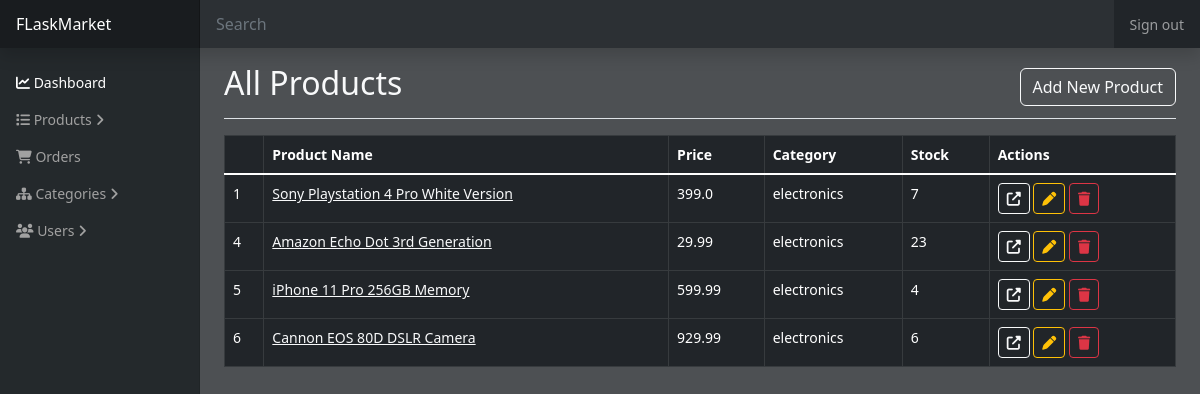
Page /admin/products/ (signed in) on the earlier database version.
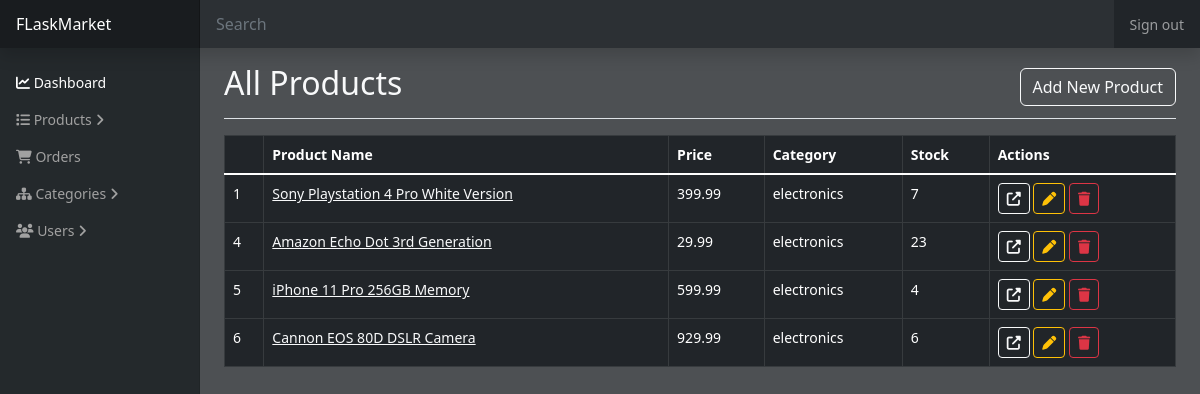
Same page on the later database version.
### website/models.py (models this page shows)
class Product(db.Model):
    id = db.Column(db.Integer, primary_key=True)
    name = db.Column(db.String(150))
    price = db.Column(db.Float)
    description = db.Column(db.String(3200))
    image = db.Column(db.String(255))
    category = db.Column(db.String(150))
    stock = db.Column(db.Integer)
    rating = db.Column(db.Float)
    timestamp = db.Column(db.DateTime(timezone=True), default=db.func.now())
    owner = db.Column(db.Integer, db.ForeignKey('user.id'))

### website/views.py (the view)
@views.route('/admin/products/')
@login_required
def admin_products():
    products = Product.query.all()
    return render_template("admin/products.html", products=products)

### website/__init__.py (called while the page is built)
def create_app():
    app = Flask(__name__)
    app.config['SECRET_KEY'] = 'secret-key-goes-here'
    app.config['SQLALCHEMY_DATABASE_URI'] = f'sqlite:///{DB_NAME}'
    db.init_app(app)
    from .views import views
    from .auth import auth
    app.register_blueprint(views, url_prefix='/')
    app.register_blueprint(auth, url_prefix='/')
    from .models import User
    create_database(app)
    login_manager = LoginManager()
    login_manager.login_view = 'auth.login'
    login_manager.init_app(app)
    @login_manager.user_loader
    def load_user(id):
        return User.query.get(int(id))
    return app

### website/templates/admin/products.html (shortened to what this page needs)
{% extends 'admin/base.html' %}
{% block content %}
<div class="d-flex justify-content-between flex-wrap flex-md-nowrap align-items-center pt-3 pb-2 mb-3 border-bottom">
    <h1 class="h2">All Products</h1>
    <a href="/admin/products/new" class="btn btn-outline-light">
        Add New Product
    </a>
</div>
<table class="table table-dark table-bordered rounded">
    <thead>
        <tr>
            <th></th>
            <th>Product Name</th>
            <th>Price</th>
            <th>Category</th>
            <th>Stock</th>
            <th>Actions</th>
        </tr>
    </thead>
    <tbody class="table-group-divider">
        {% for product in products %}
        <tr>
            <td>{{product.id}}</td>
            <td><a class="link-light" href="{{ product.id }}">{{ product.name }}</a></td>
            <td>{{ product.price }}</td>
            <td>{{ product.category }}</td>
            <td>{{ product.stock }}</td>
            <td>
                <a href="/products/{{ product.id }}" target="_blank" class="btn btn-sm btn-outline-light"><i
                        class="fas fa-up-right-from-square"></i></a>
                <a href="/admin/products/{{ product.id }}/edit" class="btn btn-sm btn-outline-warning"><i
                        class="fas fa-pen"></i></a>
                <a class="btn btn-sm btn-outline-danger" onclick="delProduct('{{ product.id }}')">
                    <i class="fas fa-trash"></i>
                </a>
            </td>
        </tr>
        {% endfor %}
    </tbody>
</table>
{% endblock %}

### website/templates/admin/base.html (shortened to what this page needs)
<!doctype html>
<html lang="en">
<head>
    <link rel="stylesheet" href="https://cdnjs.cloudflare.com/ajax/libs/font-awesome/6.2.0/css/all.min.css">
    <link href="https://cdn.jsdelivr.net/npm/bootstrap@5.2.2/dist/css/bootstrap.min.css" rel="stylesheet">
    <link rel="stylesheet" href="{{ url_for('static', filename='dashboard.css') }}">
</head>
<body class="bg-dark text-light" style="--bs-bg-opacity: .8">
    <header class="navbar navbar-dark sticky-top bg-dark flex-md-nowrap p-0 shadow">
        <a class="navbar-brand col-md-3 col-lg-2 me-0 px-3 fs-6" href="#">FLaskMarket</a>
        <input class="form-control bg-light text-light w-100 rounded-0 border-0" type="text" placeholder="Search"
            aria-label="Search" style="--bs-bg-opacity: .05">
        <div class="navbar-nav">
            <div class="nav-item text-nowrap">
                <a class="nav-link px-3" href="/logout">Sign out</a>
            </div>
        </div>
    </header>
    <div class="container-fluid">
        <div class="row">
            <nav id="sidebarMenu" class="col-md-3 col-lg-2 d-md-block bg-dark navbar-light sidebar collapse"
                style=" --bs-bg-opacity: .9">
                <div class="position-sticky pt-3 sidebar-sticky">
                    <ul class="nav flex-column">
                        <li class="nav-item">
                            <a class="nav-link active" aria-current="page" href="#">
                                <span class="nav-title">
                                    <i class="fas fa-line-chart"></i>
                                    Dashboard
                                </span>
                            </a>
                        </li>
                        <li class="nav-item has-child">
                            <a class="nav-link" data-bs-toggle="collapse" href="#productsLinks" aria-expanded="false"
                                aria-controls="productsLinks">
                                <span class="nav-title">
                                    <i class="fas fa-list"></i>
                                    Products
                                </span>
                                <i class="fas fa-angle-right"></i>
                            </a>
                        </li>
                        <li class="nav-item">
                            <a class="nav-link" href="#">
                                <span class="nav-title">
                                    <i class="fas fa-cart-shopping"></i>
                                    Orders
                                </span>
                            </a>
                        </li>
                        <li class="nav-item has-child">
                            <a class="nav-link" data-bs-toggle="collapse" href="#categoriesLinks" aria-expanded="false"
                                aria-controls="categoriesLinks">
                                <span class="nav-title">
                                    <i class="fas fa-sitemap"></i>
                                    <span class="flex">Categories</span>
                                </span>
                                <i class="fas fa-angle-right"></i>
                            </a>
                        </li>
                        <li class="nav-item has-child">
                            <a class="nav-link" data-bs-toggle="collapse" href="#usersLinks" aria-expanded="false"
                                aria-controls="usersLinks">
                                <span class="nav-title">
                                    <i class="fas fa-users"></i>
                                    <span class="flex">Users</span>
                                </span>
                                <i class="fas fa-angle-right"></i>
                            </a>
                        </li>
                    </ul>
                </div>
            </nav>
            <main class="col-md-9 ms-sm-auto col-lg-10 px-md-4">
                {% block content %}{% endblock %}
            </main>
        </div>
    </div>
</body>
</html>

### website/static/dashboard.css (style rules this page uses)
body { font-size: 0.875rem; }
.sidebar { position: fixed; top: 0; bottom: 0; left: 0; z-index: 100; padding: 48px 0 0; box-shadow: inset -1px 0 0 rgba(0, 0, 0, 0.1); }
.sidebar-sticky { height: calc(100vh - 48px); overflow-x: hidden; overflow-y: auto; }
.sidebar .nav-link { font-weight: 500; color: #a1a1a1; }
.sidebar .nav-link.active { color: #fff; }
.navbar-brand { padding-top: 0.75rem; padding-bottom: 0.75rem; background-color: rgba(0, 0, 0, 0.25); box-shadow: inset -1px 0 0 rgba(0, 0, 0, 0.25); }
.navbar .form-control { padding: 0.75rem 1rem; }

Differences in the rows shown:
changed Product "Sony Playstation 4 Pro White Version": price "399.0" → "399.99"
